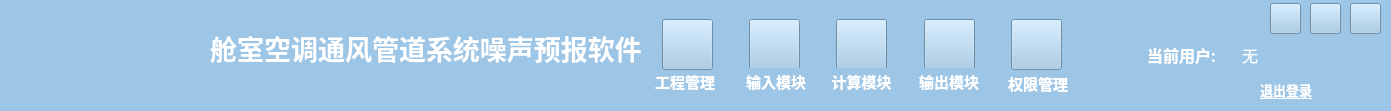
  <widget class="QWidget" name="widget_top" native="true">
   <property name="geometry">
    <rect>
     <x>0</x>
     <y>0</y>
     <width>1391</width>
     <height>111</height>
    </rect>
   </property>
   <property name="maximumSize">
    <size>
     <width>16777215</width>
     <height>145</height>
    </size>
   </property>
   <property name="font">
    <font>
     <family>黑体</family>
     <bold>true</bold>
    </font>
   </property>
   <property name="styleSheet">
    <string notr="true">background-color: #9DC6E6;</string>
   </property>
   <widget class="QLabel" name="label_logout">
    <property name="geometry">
     <rect>
      <x>1260</x>
      <y>80</y>
      <width>61</width>
      <height>21</height>
     </rect>
    </property>
    <property name="minimumSize">
     <size>
      <width>61</width>
      <height>21</height>
     </size>
    </property>
    <property name="maximumSize">
     <size>
      <width>61</width>
      <height>21</height>
     </size>
    </property>
    <property name="font">
     <font>
      <family>Microsoft YaHei</family>
      <pointsize>10</pointsize>
      <italic>false</italic>
      <bold>true</bold>
      <underline>true</underline>
     </font>
    </property>
    <property name="cursor">
     <cursorShape>PointingHandCursor</cursorShape>
    </property>
    <property name="text">
     <string>&lt;html&gt;&lt;head/&gt;&lt;body&gt;&lt;p&gt;&lt;span style=&quot; color:#ffffff;&quot;&gt;退出登录&lt;/span&gt;&lt;/p&gt;&lt;/body&gt;&lt;/html&gt;</string>
    </property>
   </widget>
   <widget class="QPushButton" name="min">
    <property name="geometry">
     <rect>
      <x>1270</x>
      <y>3</y>
      <width>31</width>
      <height>31</height>
     </rect>
    </property>
    <property name="minimumSize">
     <size>
      <width>31</width>
      <height>31</height>
     </size>
    </property>
    <property name="maximumSize">
     <size>
      <width>31</width>
      <height>31</height>
     </size>
    </property>
    <property name="styleSheet">
     <string notr="true">border-image: url(:/images/image/minWindow.jpg);
</string>
    </property>
    <property name="text">
     <string/>
    </property>
   </widget>
   <widget class="QPushButton" name="max">
    <property name="geometry">
     <rect>
      <x>1310</x>
      <y>3</y>
      <width>31</width>
      <height>31</height>
     </rect>
    </property>
    <property name="minimumSize">
     <size>
      <width>31</width>
      <height>31</height>
     </size>
    </property>
    <property name="maximumSize">
     <size>
      <width>31</width>
      <height>31</height>
     </size>
    </property>
    <property name="styleSheet">
     <string notr="true">border-image: url(:/images/image/maxWindow.jpg);</string>
    </property>
    <property name="text">
     <string/>
    </property>
   </widget>
   <widget class="QPushButton" name="close">
    <property name="geometry">
     <rect>
      <x>1350</x>
      <y>3</y>
      <width>31</width>
      <height>31</height>
     </rect>
    </property>
    <property name="minimumSize">
     <size>
      <width>31</width>
      <height>31</height>
     </size>
    </property>
    <property name="maximumSize">
     <size>
      <width>31</width>
      <height>31</height>
     </size>
    </property>
    <property name="styleSheet">
     <string notr="true">border-image: url(:/images/image/closeWindow.jpg);</string>
    </property>
    <property name="text">
     <string/>
    </property>
   </widget>
   <widget class="QLabel" name="label_cur_user">
    <property name="geometry">
     <rect>
      <x>1147</x>
      <y>40</y>
      <width>75</width>
      <height>31</height>
     </rect>
    </property>
    <property name="minimumSize">
     <size>
      <width>75</width>
      <height>31</height>
     </size>
    </property>
    <property name="maximumSize">
     <size>
      <width>75</width>
      <height>31</height>
     </size>
    </property>
    <property name="font">
     <font>
      <family>黑体</family>
      <pointsize>12</pointsize>
      <bold>true</bold>
     </font>
    </property>
    <property name="text">
     <string>&lt;html&gt;&lt;head/&gt;&lt;body&gt;&lt;p&gt;&lt;span style=&quot; color:#ffffff;&quot;&gt;当前用户:&lt;/span&gt;&lt;/p&gt;&lt;/body&gt;&lt;/html&gt;</string>
    </property>
   </widget>
   <widget class="QLineEdit" name="lineEdit_cur_user">
    <property name="geometry">
     <rect>
      <x>1240</x>
      <y>40</y>
      <width>111</width>
      <height>31</height>
     </rect>
    </property>
    <property name="minimumSize">
     <size>
      <width>111</width>
      <height>31</height>
     </size>
    </property>
    <property name="maximumSize">
     <size>
      <width>111</width>
      <height>31</height>
     </size>
    </property>
    <property name="font">
     <font>
      <family>黑体</family>
      <pointsize>12</pointsize>
      <bold>false</bold>
     </font>
    </property>
    <property name="cursor">
     <cursorShape>ArrowCursor</cursorShape>
    </property>
    <property name="styleSheet">
     <string notr="true">QLineEdit
{
	background-color:transparent;
	border-width:0;
	border-style:outset;
	color:white;
}</string>
    </property>
    <property name="text">
     <string>无</string>
    </property>
    <property name="readOnly">
     <bool>true</bool>
    </property>
   </widget>
   <widget class="QLabel" name="label_prj_manage">
    <property name="geometry">
     <rect>
      <x>653</x>
      <y>68</y>
      <width>64</width>
      <height>27</height>
     </rect>
    </property>
    <property name="minimumSize">
     <size>
      <width>64</width>
      <height>27</height>
     </size>
    </property>
    <property name="maximumSize">
     <size>
      <width>64</width>
      <height>27</height>
     </size>
    </property>
    <property name="font">
     <font>
      <family>Microsoft YaHei</family>
      <pointsize>11</pointsize>
      <bold>true</bold>
     </font>
    </property>
    <property name="text">
     <string>&lt;html&gt;&lt;head/&gt;&lt;body&gt;&lt;p align=&quot;center&quot;&gt;&lt;span style=&quot; color:#ffffff;&quot;&gt;工程管理&lt;/span&gt;&lt;/p&gt;&lt;/body&gt;&lt;/html&gt;</string>
    </property>
   </widget>
   <widget class="QPushButton" name="pushButto_prj_manage">
    <property name="geometry">
     <rect>
      <x>662</x>
      <y>19</y>
      <width>51</width>
      <height>51</height>
     </rect>
    </property>
    <property name="cursor">
     <cursorShape>PointingHandCursor</cursorShape>
    </property>
    <property name="styleSheet">
     <string notr="true">border-image: url(:/images/image/prj_manager.png);</string>
    </property>
    <property name="text">
     <string/>
    </property>
   </widget>
   <widget class="QPushButton" name="pushButton_input">
    <property name="geometry">
     <rect>
      <x>749</x>
      <y>19</y>
      <width>51</width>
      <height>51</height>
     </rect>
    </property>
    <property name="cursor">
     <cursorShape>PointingHandCursor</cursorShape>
    </property>
    <property name="styleSheet">
     <string notr="true">border-image: url(:/images/image/input.png);</string>
    </property>
    <property name="text">
     <string/>
    </property>
   </widget>
   <widget class="QLabel" name="label_input">
    <property name="geometry">
     <rect>
      <x>744</x>
      <y>68</y>
      <width>64</width>
      <height>27</height>
     </rect>
    </property>
    <property name="minimumSize">
     <size>
      <width>64</width>
      <height>27</height>
     </size>
    </property>
    <property name="maximumSize">
     <size>
      <width>64</width>
      <height>27</height>
     </size>
    </property>
    <property name="font">
     <font>
      <family>Microsoft YaHei</family>
      <pointsize>11</pointsize>
      <bold>false</bold>
     </font>
    </property>
    <property name="text">
     <string>&lt;html&gt;&lt;head/&gt;&lt;body&gt;&lt;p align=&quot;center&quot;&gt;&lt;span style=&quot; font-weight:700; color:#ffffff;&quot;&gt;输入模块&lt;/span&gt;&lt;/p&gt;&lt;/body&gt;&lt;/html&gt;</string>
    </property>
   </widget>
   <widget class="QPushButton" name="pushButton_cal">
    <property name="geometry">
     <rect>
      <x>836</x>
      <y>19</y>
      <width>51</width>
      <height>51</height>
     </rect>
    </property>
    <property name="cursor">
     <cursorShape>PointingHandCursor</cursorShape>
    </property>
    <property name="styleSheet">
     <string notr="true">border-image: url(:/images/image/calculate.png);</string>
    </property>
    <property name="text">
     <string/>
    </property>
   </widget>
   <widget class="QLabel" name="label_cal">
    <property name="geometry">
     <rect>
      <x>829</x>
      <y>68</y>
      <width>65</width>
      <height>27</height>
     </rect>
    </property>
    <property name="minimumSize">
     <size>
      <width>65</width>
      <height>27</height>
     </size>
    </property>
    <property name="maximumSize">
     <size>
      <width>65</width>
      <height>27</height>
     </size>
    </property>
    <property name="font">
     <font>
      <family>Microsoft YaHei</family>
      <pointsize>11</pointsize>
      <bold>false</bold>
     </font>
    </property>
    <property name="text">
     <string>&lt;html&gt;&lt;head/&gt;&lt;body&gt;&lt;p align=&quot;center&quot;&gt;&lt;span style=&quot; font-weight:700; color:#ffffff;&quot;&gt;计算模块&lt;/span&gt;&lt;/p&gt;&lt;/body&gt;&lt;/html&gt;</string>
    </property>
   </widget>
   <widget class="QPushButton" name="pushButton_output">
    <property name="geometry">
     <rect>
      <x>924</x>
      <y>19</y>
      <width>51</width>
      <height>51</height>
     </rect>
    </property>
    <property name="cursor">
     <cursorShape>PointingHandCursor</cursorShape>
    </property>
    <property name="styleSheet">
     <string notr="true">border-image: url(:/images/image/output.png);</string>
    </property>
    <property name="text">
     <string/>
    </property>
   </widget>
   <widget class="QLabel" name="label_output">
    <property name="geometry">
     <rect>
      <x>917</x>
      <y>68</y>
      <width>64</width>
      <height>27</height>
     </rect>
    </property>
    <property name="minimumSize">
     <size>
      <width>64</width>
      <height>27</height>
     </size>
    </property>
    <property name="maximumSize">
     <size>
      <width>64</width>
      <height>27</height>
     </size>
    </property>
    <property name="font">
     <font>
      <family>Microsoft YaHei</family>
      <pointsize>11</pointsize>
      <bold>false</bold>
     </font>
    </property>
    <property name="text">
     <string>&lt;html&gt;&lt;head/&gt;&lt;body&gt;&lt;p align=&quot;center&quot;&gt;&lt;span style=&quot; font-weight:700; color:#ffffff;&quot;&gt;输出模块&lt;/span&gt;&lt;/p&gt;&lt;/body&gt;&lt;/html&gt;</string>
    </property>
   </widget>
   <widget class="QPushButton" name="pushButton_auth_manage">
    <property name="geometry">
     <rect>
      <x>1011</x>
      <y>19</y>
      <width>51</width>
      <height>51</height>
     </rect>
    </property>
    <property name="cursor">
     <cursorShape>PointingHandCursor</cursorShape>
    </property>
    <property name="styleSheet">
     <string notr="true">border-image: url(:/images/image/auth_manager.png);</string>
    </property>
    <property name="text">
     <string/>
    </property>
   </widget>
   <widget class="QLabel" name="label_auth_manage">
    <property name="geometry">
     <rect>
      <x>1006</x>
      <y>70</y>
      <width>64</width>
      <height>27</height>
     </rect>
    </property>
    <property name="minimumSize">
     <size>
      <width>64</width>
      <height>27</height>
     </size>
    </property>
    <property name="maximumSize">
     <size>
      <width>64</width>
      <height>27</height>
     </size>
    </property>
    <property name="font">
     <font>
      <family>Microsoft YaHei</family>
      <pointsize>11</pointsize>
      <bold>false</bold>
     </font>
    </property>
    <property name="text">
     <string>&lt;html&gt;&lt;head/&gt;&lt;body&gt;&lt;p align=&quot;center&quot;&gt;&lt;span style=&quot; font-weight:700; color:#ffffff;&quot;&gt;权限管理&lt;/span&gt;&lt;/p&gt;&lt;/body&gt;&lt;/html&gt;</string>
    </property>
   </widget>
   <widget class="QLabel" name="label_soft_name">
    <property name="geometry">
     <rect>
      <x>210</x>
      <y>30</y>
      <width>432</width>
      <height>36</height>
     </rect>
    </property>
    <property name="font">
     <font>
      <family>Microsoft YaHei</family>
      <pointsize>20</pointsize>
      <bold>true</bold>
     </font>
    </property>
    <property name="mouseTracking">
     <bool>false</bool>
    </property>
    <property name="styleSheet">
     <string notr="true">color: rgb(255, 255, 255);</string>
    </property>
    <property name="text">
     <string>舱室空调通风管道系统噪声预报软件</string>
    </property>
    <property name="alignment">
     <set>Qt::AlignCenter</set>
    </property>
   </widget>
   <widget class="QLabel" name="label">
    <property name="geometry">
     <rect>
      <x>0</x>
      <y>7</y>
      <width>211</width>
      <height>91</height>
     </rect>
    </property>
    <property name="styleSheet">
     <string notr="true">border-image: url(:/images/image/logo.png);</string>
    </property>
    <property name="text">
     <string/>
    </property>
   </widget>
   <zorder>label_logout</zorder>
   <zorder>min</zorder>
   <zorder>max</zorder>
   <zorder>close</zorder>
   <zorder>label_cur_user</zorder>
   <zorder>lineEdit_cur_user</zorder>
   <zorder>label_prj_manage</zorder>
   <zorder>pushButto_prj_manage</zorder>
   <zorder>pushButton_input</zorder>
   <zorder>label_input</zorder>
   <zorder>pushButton_cal</zorder>
   <zorder>label_cal</zorder>
   <zorder>pushButton_output</zorder>
   <zorder>label_output</zorder>
   <zorder>pushButton_auth_manage</zorder>
   <zorder>label_auth_manage</zorder>
   <zorder>label</zorder>
   <zorder>label_soft_name</zorder>
  </widget>
